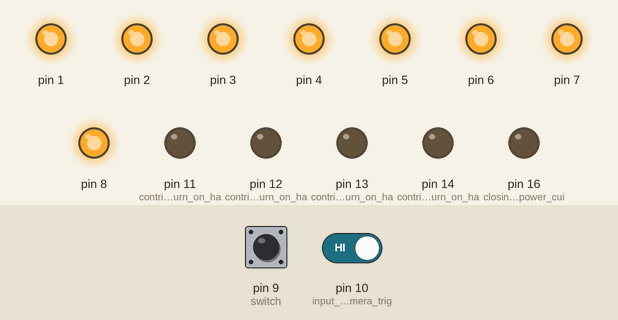
Bench run of a sketch on a simulated Arduino Mega 2560, built with avr-gcc and run on an emulated ATmega2560. Parts: output pins drawn as LEDs (lit = HIGH). Inputs (shaded band) come from the test bench; at power-on: pin 9 (switch) HIGH, pin 10 (input_for_the_camera_trig) HIGH. Pins used as bus, display or sensor lines are not drawn.

Above: at 1.2 s.
1.3 s: pin 9 (switch) pulled LOW for 0.15 s
At 1.37 s:
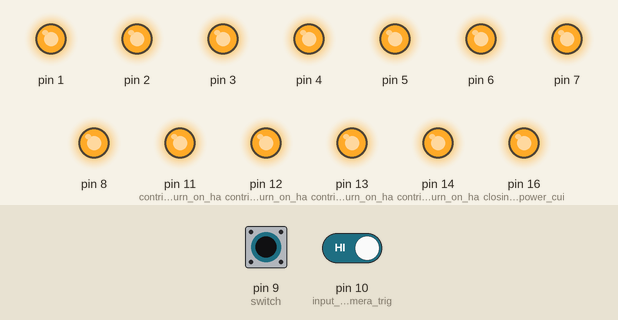
2.9 s: pin 9 (switch) pulled LOW for 3.2 s
At 6.4 s:
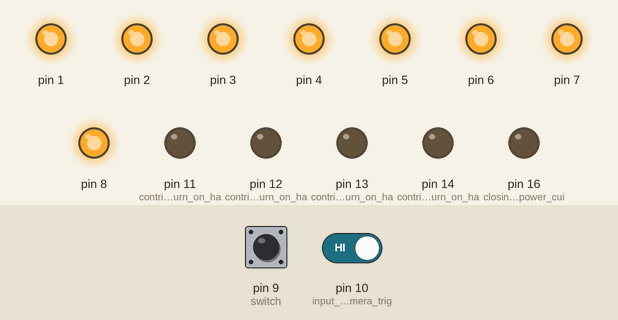
7.6 s: pin 9 (switch) driven LOW and pin 10 (input_for_the_camera_trig) driven LOW
At 8.1 s:
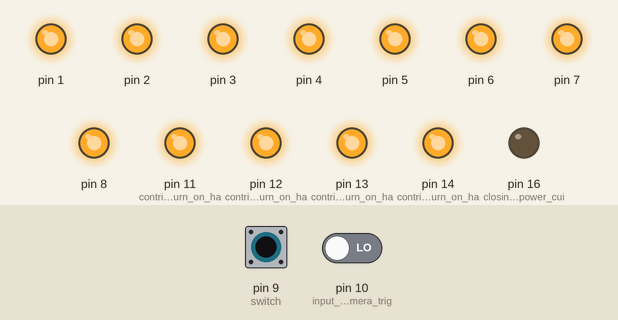
10.6 s: pin 9 (switch) driven HIGH
At 11.4 s:
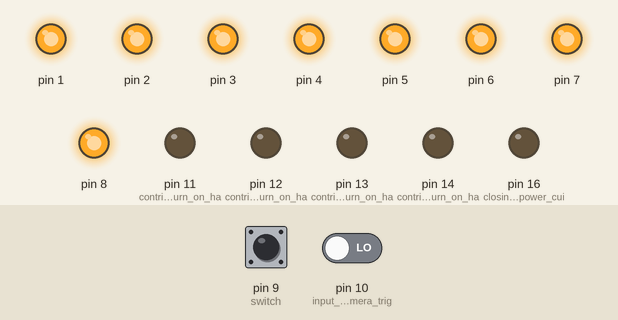
12.6 s: pin 9 (switch) driven LOW
At 13.8 s:
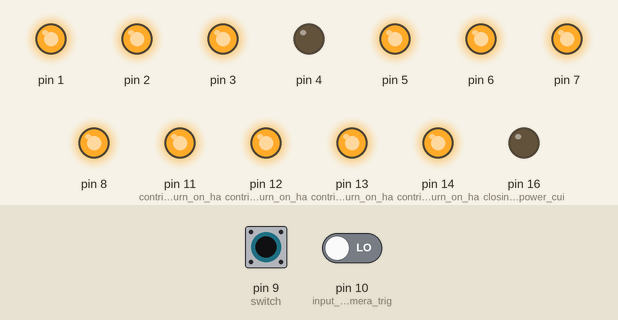
15.6 s: pin 9 (switch) pulsed HIGH 5 times (0.12 s each, 0.3 s apart)
At 18.8 s:
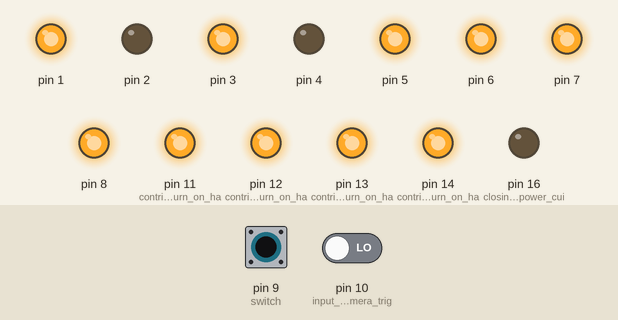
Timing chart, 0 to 23.3 s (numbered marks = the images above; inputs shaded):
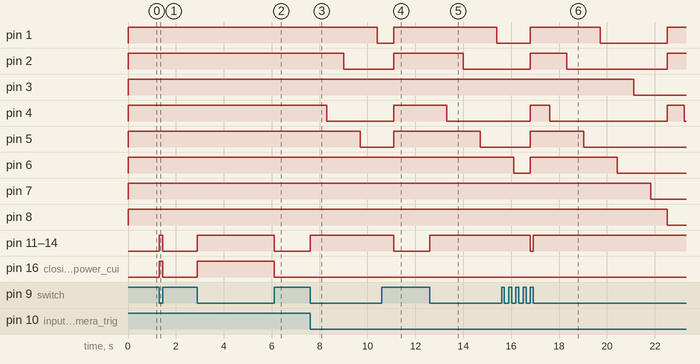

The sketch:

mlic_16_lights_relay_dome.ino
```cpp
/*
This script is written for the open hardware 16 LED dome that utilizes a 16 relay board and an Arduino MEGA controller.
This script incorporates two major modes of the device: Multi light imaging & constant light
The wiring can be found in the GitHub repository.
Any changes to the wiring need to be accomodated in the script.
Feel free to modify and redistribute this script (attribution appreciated).
*/

// the setup function runs once when you press reset or power the board
void setup() {
  // initialize digital pin LED_BUILTIN as an output.
  pinMode(1, OUTPUT);
  pinMode(2, OUTPUT);
  pinMode(3, OUTPUT);
  pinMode(4, OUTPUT);
  pinMode(5, OUTPUT);
  pinMode(6, OUTPUT);
  pinMode(7, OUTPUT);
  pinMode(8, OUTPUT);
  pinMode(11, OUTPUT);  // contributes to turn on half of the lights
  pinMode(12, OUTPUT);  // contributes to turn on half of the lights
  pinMode(13, OUTPUT);  // contributes to turn on half of the lights
  pinMode(14, OUTPUT);  // contributes to turn on half of the lights
  pinMode(16, OUTPUT);  // closing the LED power cuircit
  pinMode(15, OUTPUT);  // camera trigger

  pinMode(10, INPUT);      // input for the camera trigger button/cable
  digitalWrite(10, HIGH);  // activating the internal pull up resistor

  pinMode(9, INPUT);
  digitalWrite(9, HIGH);
}


void loop() {

  int camera_trigger_delay = 100; // time the trigger is "pressed"
  // this timing is critical and device specific (100 ms works for a Nikon mirrorless camera)
  // wrongly specified camera_trigger_delay may result in capturing more or less images than intended

  int after_camera_trigger_delay = 600; // time the camera has to capture an image
  // this is device and shutterspeed dependent (risk of insufficient illumination)

  if (digitalRead(9) == HIGH) {  // HIGH means switch is on 0
    // Turn on half of the LEDs
    digitalWrite(1, HIGH);
    digitalWrite(2, HIGH);
    digitalWrite(3, HIGH);
    digitalWrite(4, HIGH);
    digitalWrite(5, HIGH);
    digitalWrite(6, HIGH);
    digitalWrite(7, HIGH);
    digitalWrite(8, HIGH);  // upper or lower ring

    digitalWrite(11, LOW);  // connecting switches
    digitalWrite(12, LOW);
    digitalWrite(13, LOW);
    digitalWrite(14, LOW);

    digitalWrite(15, HIGH);

    digitalWrite(16, LOW);  // close the 3V power cuircit (turn on the light)


  }

  else {
    while (digitalRead(9) == LOW) {

      digitalWrite(16, HIGH);  // make sure that at the start all lights are off
      digitalWrite(11, HIGH);  // open connecting switches
      digitalWrite(12, HIGH);  // open connecting switches
      digitalWrite(13, HIGH);  // open connecting switches
      digitalWrite(14, HIGH);  // open connecting switches


      if (digitalRead(10) == LOW) {
        // MLIC sequence

        // Turn on LED 1
        digitalWrite(1, HIGH);
        digitalWrite(2, HIGH);
        digitalWrite(4, HIGH);
        digitalWrite(8, HIGH);  // upper or lower ring
        digitalWrite(16, LOW);  // close the 3V power cuircit (turn on the light)

        digitalWrite(15, LOW);  // trigger camera ON

        delay(camera_trigger_delay);

        digitalWrite(15, HIGH);  // trigger camera OFF

        delay(after_camera_trigger_delay);

        digitalWrite(16, HIGH);  // open the 3V power cuircit (turn off the light)

        if (digitalRead(9) == HIGH) { // for faster switching between the MLI and the constant light mode
          break;
        }

        // Turn on LED 2
        digitalWrite(1, HIGH);
        digitalWrite(2, HIGH);
        digitalWrite(4, LOW);
        digitalWrite(8, HIGH);  // upper or lower ring
        digitalWrite(16, LOW);  // close the 3V power cuircit

        digitalWrite(15, LOW);  // trigger camera ON
        delay(camera_trigger_delay);
        digitalWrite(15, HIGH);  // trigger camera OFF
        delay(after_camera_trigger_delay);

        digitalWrite(16, HIGH);  // open the 3V power cuircit

        if (digitalRead(9) == HIGH) {
          break;
        }

        // Turn on LED 3
        digitalWrite(1, HIGH);
        digitalWrite(2, LOW);
        digitalWrite(5, HIGH);
        digitalWrite(8, HIGH);  // upper or lower ring
        digitalWrite(16, LOW);  // close the 3V power cuircit

        digitalWrite(15, LOW);  // trigger camera ON
        delay(camera_trigger_delay);
        digitalWrite(15, HIGH);  // trigger camera OFF
        delay(after_camera_trigger_delay);

        digitalWrite(16, HIGH);  // open the 3V power cuircit

        if (digitalRead(9) == HIGH) {
          break;
        }

        // Turn on LED 4
        digitalWrite(1, HIGH);
        digitalWrite(2, LOW);
        digitalWrite(5, LOW);
        digitalWrite(8, HIGH);  // upper or lower ring
        digitalWrite(16, LOW);  // close the 3V power cuircit

        digitalWrite(15, LOW);  // trigger camera ON
        delay(camera_trigger_delay);
        digitalWrite(15, HIGH);  // trigger camera OFF
        delay(after_camera_trigger_delay);

        digitalWrite(16, HIGH);  // open the 3V power cuircit

        if (digitalRead(9) == HIGH) {
          break;
        }

        // Turn on LED 5
        digitalWrite(1, LOW);
        digitalWrite(3, HIGH);
        digitalWrite(6, HIGH);
        digitalWrite(8, HIGH);  // upper or lower ring
        digitalWrite(16, LOW);  // close the 3V power cuircit

        digitalWrite(15, LOW);  // trigger camera ON
        delay(camera_trigger_delay);
        digitalWrite(15, HIGH);  // trigger camera OFF
        delay(after_camera_trigger_delay);

        digitalWrite(16, HIGH);  // open the 3V power cuircit

        if (digitalRead(9) == HIGH) {
          break;
        }

        // Turn on LED 6
        digitalWrite(1, LOW);
        digitalWrite(3, HIGH);
        digitalWrite(6, LOW);
        digitalWrite(8, HIGH);  // upper or lower ring
        digitalWrite(16, LOW);  // close the 3V power cuircit

        digitalWrite(15, LOW);  // trigger camera ON
        delay(camera_trigger_delay);
        digitalWrite(15, HIGH);  // trigger camera OFF
        delay(after_camera_trigger_delay);

        digitalWrite(16, HIGH);  // open the 3V power cuircit

        if (digitalRead(9) == HIGH) {
          break;
        }

        // Turn on LED 7
        digitalWrite(1, LOW);
        digitalWrite(3, LOW);
        digitalWrite(7, HIGH);
        digitalWrite(8, HIGH);  // upper or lower ring
        digitalWrite(16, LOW);  // close the 3V power cuircit

        digitalWrite(15, LOW);  // trigger camera ON
        delay(camera_trigger_delay);
        digitalWrite(15, HIGH);  // trigger camera OFF
        delay(after_camera_trigger_delay);

        digitalWrite(16, HIGH);  // open the 3V power cuircit

        if (digitalRead(9) == HIGH) {
          break;
        }

        // Turn on LED 8
        digitalWrite(1, LOW);
        digitalWrite(3, LOW);
        digitalWrite(7, LOW);
        digitalWrite(8, HIGH);  // upper or lower ring
        digitalWrite(16, LOW);  // close the 3V power cuircit

        digitalWrite(15, LOW);  // trigger camera ON
        delay(camera_trigger_delay);
        digitalWrite(15, HIGH);  // trigger camera OFF
        delay(after_camera_trigger_delay);

        digitalWrite(16, HIGH);  // open the 3V power cuircit

        if (digitalRead(9) == HIGH) {
          break;
        }

        // Turn on LED 9
        digitalWrite(1, HIGH);
        digitalWrite(2, HIGH);
        digitalWrite(4, HIGH);
        digitalWrite(8, LOW);   // upper or lower ring
        digitalWrite(16, LOW);  // close the 3V power cuircit

        digitalWrite(15, LOW);  // trigger camera ON
        delay(camera_trigger_delay);
        digitalWrite(15, HIGH);  // trigger camera OFF
        delay(after_camera_trigger_delay);

        digitalWrite(16, HIGH);  // open the 3V power cuircit

        if (digitalRead(9) == HIGH) {
          break;
        }

        // Turn on LED 10
        digitalWrite(1, HIGH);
        digitalWrite(2, HIGH);
        digitalWrite(4, LOW);
        digitalWrite(8, LOW);   // upper or lower ring
        digitalWrite(16, LOW);  // close the 3V power cuircit

        digitalWrite(15, LOW);  // trigger camera ON
        delay(camera_trigger_delay);
        digitalWrite(15, HIGH);  // trigger camera OFF
        delay(after_camera_trigger_delay);

        digitalWrite(16, HIGH);  // open the 3V power cuircit

        if (digitalRead(9) == HIGH) {
          break;
        }

        // Turn on LED 11
        digitalWrite(1, HIGH);
        digitalWrite(2, LOW);
        digitalWrite(5, HIGH);
        digitalWrite(8, LOW);   // upper or lower ring
        digitalWrite(16, LOW);  // close the 3V power cuircit

        digitalWrite(15, LOW);  // trigger camera ON
        delay(camera_trigger_delay);
        digitalWrite(15, HIGH);  // trigger camera OFF
        delay(after_camera_trigger_delay);

        digitalWrite(16, HIGH);  // open the 3V power cuircit

        if (digitalRead(9) == HIGH) {
          break;
        }

        // Turn on LED 12
        digitalWrite(1, HIGH);
        digitalWrite(2, LOW);
        digitalWrite(5, LOW);
        digitalWrite(8, LOW);   // upper or lower ring
        digitalWrite(16, LOW);  // close the 3V power cuircit

        digitalWrite(15, LOW);  // trigger camera ON
        delay(camera_trigger_delay);
        digitalWrite(15, HIGH);  // trigger camera OFF
        delay(after_camera_trigger_delay);

        digitalWrite(16, HIGH);  // open the 3V power cuircit

        if (digitalRead(9) == HIGH) {
          break;
        }

        // Turn on LED 13
        digitalWrite(1, LOW);
        digitalWrite(3, HIGH);
        digitalWrite(6, HIGH);
        digitalWrite(8, LOW);   // upper or lower ring
        digitalWrite(16, LOW);  // close the 3V power cuircit

        digitalWrite(15, LOW);  // trigger camera ON
        delay(camera_trigger_delay);
        digitalWrite(15, HIGH);  // trigger camera OFF
        delay(after_camera_trigger_delay);

        digitalWrite(16, HIGH);  // open the 3V power cuircit

        if (digitalRead(9) == HIGH) {
          break;
        }

        // Turn on LED 14
        digitalWrite(1, LOW);
        digitalWrite(3, HIGH);
        digitalWrite(6, LOW);
        digitalWrite(8, LOW);   // upper or lower ring
        digitalWrite(16, LOW);  // close the 3V power cuircit

        digitalWrite(15, LOW);  // trigger camera ON
        delay(camera_trigger_delay);
        digitalWrite(15, HIGH);  // trigger camera OFF
        delay(after_camera_trigger_delay);

        digitalWrite(16, HIGH);  // open the 3V power cuircit

        if (digitalRead(9) == HIGH) {
          break;
        }

        // Turn on LED 15
        digitalWrite(1, LOW);
        digitalWrite(3, LOW);
        digitalWrite(7, HIGH);
        digitalWrite(8, LOW);   // upper or lower ring
        digitalWrite(16, LOW);  // close the 3V power cuircit

        digitalWrite(15, LOW);  // trigger camera ON
        delay(camera_trigger_delay);
        digitalWrite(15, HIGH);  // trigger camera OFF
        delay(after_camera_trigger_delay);

        digitalWrite(16, HIGH);  // open the 3V power cuircit

        if (digitalRead(9) == HIGH) {
          break;
        }

        // Turn on LED 16
        digitalWrite(1, LOW);
        digitalWrite(3, LOW);
        digitalWrite(7, LOW);
        digitalWrite(8, LOW);   // upper or lower ring
        digitalWrite(16, LOW);  // close the 3V power cuircit

        digitalWrite(15, LOW);  // trigger camera ON
        delay(camera_trigger_delay);
        digitalWrite(15, HIGH);  // trigger camera OFF
        delay(after_camera_trigger_delay);

        digitalWrite(16, HIGH);  // open the 3V power cuircit
      }
    }
  }
}


// void loop() {

//     // Turn on half of the LEDs
//     digitalWrite(1, HIGH);
//     digitalWrite(2, HIGH);
//     digitalWrite(3, HIGH);
//     digitalWrite(4, HIGH);
//     digitalWrite(5, HIGH);
//     digitalWrite(6, HIGH);
//     digitalWrite(7, HIGH);
//     digitalWrite(8, HIGH);  // upper or lower ring

//     digitalWrite(11, LOW); // connecting switches
//     digitalWrite(12, LOW);
//     digitalWrite(13, LOW);
//     digitalWrite(14, LOW);

//     digitalWrite(16, LOW);  // close the 3V power cuircit

// }


// the loop function runs over and over again forever
// void loop() {

//   int camera_trigger_delay = 200;
//   int after_camera_trigger_delay = 1000;

//   digitalWrite(16, HIGH);

//   if (digitalRead(10) == LOW) {
//     // MLIC sequence

//     // Turn on LED 1
//     digitalWrite(1, HIGH);
//     digitalWrite(2, HIGH);
//     digitalWrite(4, HIGH);
//     digitalWrite(8, HIGH);  // upper or lower ring
//     digitalWrite(16, LOW);  // close the 3V power cuircit

//     digitalWrite(15, LOW);  // trigger camera ON
//     delay(camera_trigger_delay);
//     digitalWrite(15, HIGH);  // trigger camera OFF
//     delay(after_camera_trigger_delay);

//     digitalWrite(16, HIGH);  // open the 3V power cuircit


//     // Turn on LED 2
//     digitalWrite(1, HIGH);
//     digitalWrite(2, HIGH);
//     digitalWrite(4, LOW);
//     digitalWrite(8, HIGH);  // upper or lower ring
//     digitalWrite(16, LOW);  // close the 3V power cuircit

//     digitalWrite(15, LOW);  // trigger camera ON
//     delay(camera_trigger_delay);
//     digitalWrite(15, HIGH);  // trigger camera OFF
//     delay(after_camera_trigger_delay);

//     digitalWrite(16, HIGH);  // open the 3V power cuircit


//     // Turn on LED 3
//     digitalWrite(1, HIGH);
//     digitalWrite(2, LOW);
//     digitalWrite(5, HIGH);
//     digitalWrite(8, HIGH);  // upper or lower ring
//     digitalWrite(16, LOW);  // close the 3V power cuircit

//     digitalWrite(15, LOW);  // trigger camera ON
//     delay(camera_trigger_delay);
//     digitalWrite(15, HIGH);  // trigger camera OFF
//     delay(after_camera_trigger_delay);

//     digitalWrite(16, HIGH);  // open the 3V power cuircit


//     // Turn on LED 4
//     digitalWrite(1, HIGH);
//     digitalWrite(2, LOW);
//     digitalWrite(5, LOW);
//     digitalWrite(8, HIGH);  // upper or lower ring
//     digitalWrite(16, LOW);  // close the 3V power cuircit

//     digitalWrite(15, LOW);  // trigger camera ON
//     delay(camera_trigger_delay);
//     digitalWrite(15, HIGH);  // trigger camera OFF
//     delay(after_camera_trigger_delay);

//     digitalWrite(16, HIGH);  // open the 3V power cuircit


//     // Turn on LED 5
//     digitalWrite(1, LOW);
//     digitalWrite(3, HIGH);
//     digitalWrite(6, HIGH);
//     digitalWrite(8, HIGH);  // upper or lower ring
//     digitalWrite(16, LOW);  // close the 3V power cuircit

//     digitalWrite(15, LOW);  // trigger camera ON
//     delay(camera_trigger_delay);
//     digitalWrite(15, HIGH);  // trigger camera OFF
//     delay(after_camera_trigger_delay);

//     digitalWrite(16, HIGH);  // open the 3V power cuircit


//     // Turn on LED 6
//     digitalWrite(1, LOW);
//     digitalWrite(3, HIGH);
//     digitalWrite(6, LOW);
//     digitalWrite(8, HIGH);  // upper or lower ring
//     digitalWrite(16, LOW);  // close the 3V power cuircit

//     digitalWrite(15, LOW);  // trigger camera ON
//     delay(camera_trigger_delay);
//     digitalWrite(15, HIGH);  // trigger camera OFF
//     delay(after_camera_trigger_delay);

//     digitalWrite(16, HIGH);  // open the 3V power cuircit


//     // Turn on LED 7
//     digitalWrite(1, LOW);
//     digitalWrite(3, LOW);
//     digitalWrite(7, HIGH);
//     digitalWrite(8, HIGH);  // upper or lower ring
//     digitalWrite(16, LOW);  // close the 3V power cuircit

//     digitalWrite(15, LOW);  // trigger camera ON
//     delay(camera_trigger_delay);
//     digitalWrite(15, HIGH);  // trigger camera OFF
//     delay(after_camera_trigger_delay);

//     digitalWrite(16, HIGH);  // open the 3V power cuircit


//     // Turn on LED 8
//     digitalWrite(1, LOW);
//     digitalWrite(3, LOW);
//     digitalWrite(7, LOW);
//     digitalWrite(8, HIGH);  // upper or lower ring
//     digitalWrite(16, LOW);  // close the 3V power cuircit

//     digitalWrite(15, LOW);  // trigger camera ON
//     delay(camera_trigger_delay);
//     digitalWrite(15, HIGH);  // trigger camera OFF
//     delay(after_camera_trigger_delay);

//     digitalWrite(16, HIGH);  // open the 3V power cuircit


//     // Turn on LED 9
//     digitalWrite(1, HIGH);
//     digitalWrite(2, HIGH);
//     digitalWrite(4, HIGH);
//     digitalWrite(8, LOW);   // upper or lower ring
//     digitalWrite(16, LOW);  // close the 3V power cuircit

//     digitalWrite(15, LOW);  // trigger camera ON
//     delay(camera_trigger_delay);
//     digitalWrite(15, HIGH);  // trigger camera OFF
//     delay(after_camera_trigger_delay);

//     digitalWrite(16, HIGH);  // open the 3V power cuircit


//     // Turn on LED 10
//     digitalWrite(1, HIGH);
//     digitalWrite(2, HIGH);
//     digitalWrite(4, LOW);
//     digitalWrite(8, LOW);   // upper or lower ring
//     digitalWrite(16, LOW);  // close the 3V power cuircit

//     digitalWrite(15, LOW);  // trigger camera ON
//     delay(camera_trigger_delay);
//     digitalWrite(15, HIGH);  // trigger camera OFF
//     delay(after_camera_trigger_delay);

//     digitalWrite(16, HIGH);  // open the 3V power cuircit


//     // Turn on LED 11
//     digitalWrite(1, HIGH);
//     digitalWrite(2, LOW);
//     digitalWrite(5, HIGH);
//     digitalWrite(8, LOW);   // upper or lower ring
//     digitalWrite(16, LOW);  // close the 3V power cuircit

//     digitalWrite(15, LOW);  // trigger camera ON
//     delay(camera_trigger_delay);
//     digitalWrite(15, HIGH);  // trigger camera OFF
//     delay(after_camera_trigger_delay);

//     digitalWrite(16, HIGH);  // open the 3V power cuircit


//     // Turn on LED 12
//     digitalWrite(1, HIGH);
//     digitalWrite(2, LOW);
//     digitalWrite(5, LOW);
//     digitalWrite(8, LOW);   // upper or lower ring
//     digitalWrite(16, LOW);  // close the 3V power cuircit

//     digitalWrite(15, LOW);  // trigger camera ON
//     delay(camera_trigger_delay);
//     digitalWrite(15, HIGH);  // trigger camera OFF
//     delay(after_camera_trigger_delay);

//     digitalWrite(16, HIGH);  // open the 3V power cuircit


//     // Turn on LED 13
//     digitalWrite(1, LOW);
//     digitalWrite(3, HIGH);
//     digitalWrite(6, HIGH);
//     digitalWrite(8, LOW);   // upper or lower ring
//     digitalWrite(16, LOW);  // close the 3V power cuircit

//     digitalWrite(15, LOW);  // trigger camera ON
//     delay(camera_trigger_delay);
//     digitalWrite(15, HIGH);  // trigger camera OFF
//     delay(after_camera_trigger_delay);

//     digitalWrite(16, HIGH);  // open the 3V power cuircit


//     // Turn on LED 14
//     digitalWrite(1, LOW);
//     digitalWrite(3, HIGH);
//     digitalWrite(6, LOW);
//     digitalWrite(8, LOW);   // upper or lower ring
//     digitalWrite(16, LOW);  // close the 3V power cuircit

//     digitalWrite(15, LOW);  // trigger camera ON
//     delay(camera_trigger_delay);
//     digitalWrite(15, HIGH);  // trigger camera OFF
//     delay(after_camera_trigger_delay);

//     digitalWrite(16, HIGH);  // open the 3V power cuircit


//     // Turn on LED 15
//     digitalWrite(1, LOW);
//     digitalWrite(3, LOW);
//     digitalWrite(7, HIGH);
//     digitalWrite(8, LOW);   // upper or lower ring
//     digitalWrite(16, LOW);  // close the 3V power cuircit

//     digitalWrite(15, LOW);  // trigger camera ON
//     delay(camera_trigger_delay);
//     digitalWrite(15, HIGH);  // trigger camera OFF
//     delay(after_camera_trigger_delay);

//     digitalWrite(16, HIGH);  // open the 3V power cuircit


//     // Turn on LED 16
//     digitalWrite(1, LOW);
//     digitalWrite(3, LOW);
//     digitalWrite(7, LOW);
//     digitalWrite(8, LOW);   // upper or lower ring
//     digitalWrite(16, LOW);  // close the 3V power cuircit

//     digitalWrite(15, LOW);  // trigger camera ON
//     delay(camera_trigger_delay);
//     digitalWrite(15, HIGH);  // trigger camera OFF
//     delay(after_camera_trigger_delay);

//     digitalWrite(16, HIGH);  // open the 3V power cuircit
//   }
// }
```

Measured:
- after the input at 1.3 s, pin 11 (contributes_to_turn_on_ha), pin 12 (contributes_to_turn_on_ha), pin 13 (contributes_to_turn_on_ha), pin 14 (contributes_to_turn_on_ha), pin 16 (closing_the_LED_power_cui): LOW → HIGH at once, → LOW 0.15 s later
- after the input at 2.9 s, pin 11 (contributes_to_turn_on_ha), pin 12 (contributes_to_turn_on_ha), pin 13 (contributes_to_turn_on_ha), pin 14 (contributes_to_turn_on_ha), pin 16 (closing_the_LED_power_cui): LOW → HIGH at once, → LOW 3.2 s later
- after the input at 7.6 s, pin 1: HIGH → LOW after 2.8 s; pin 2: HIGH → LOW after 1.4 s; pin 4: HIGH → LOW after 0.70 s; pin 5: HIGH → LOW after 2.1 s; pin 11 (contributes_to_turn_on_ha), pin 12 (contributes_to_turn_on_ha), pin 13 (contributes_to_turn_on_ha), pin 14 (contributes_to_turn_on_ha): LOW → HIGH at once
- after the input at 10.6 s, pin 1, pin 2: LOW → HIGH after 0.50 s
- after the input at 12.6 s, pin 1: HIGH → LOW after 2.8 s; pin 2: HIGH → LOW after 1.4 s; pin 4: HIGH → LOW after 0.70 s; pin 5: HIGH → LOW after 2.1 s; pin 11 (contributes_to_turn_on_ha), pin 12 (contributes_to_turn_on_ha), pin 13 (contributes_to_turn_on_ha), pin 14 (contributes_to_turn_on_ha): LOW → HIGH at once
- after the input at 15.6 s, pin 8: HIGH → LOW after 6.9 s instead of 2.6 s; pin 11 (contributes_to_turn_on_ha), pin 12 (contributes_to_turn_on_ha), pin 13 (contributes_to_turn_on_ha), pin 14 (contributes_to_turn_on_ha): HIGH → LOW after 1.2 s, → HIGH 0.12 s later
